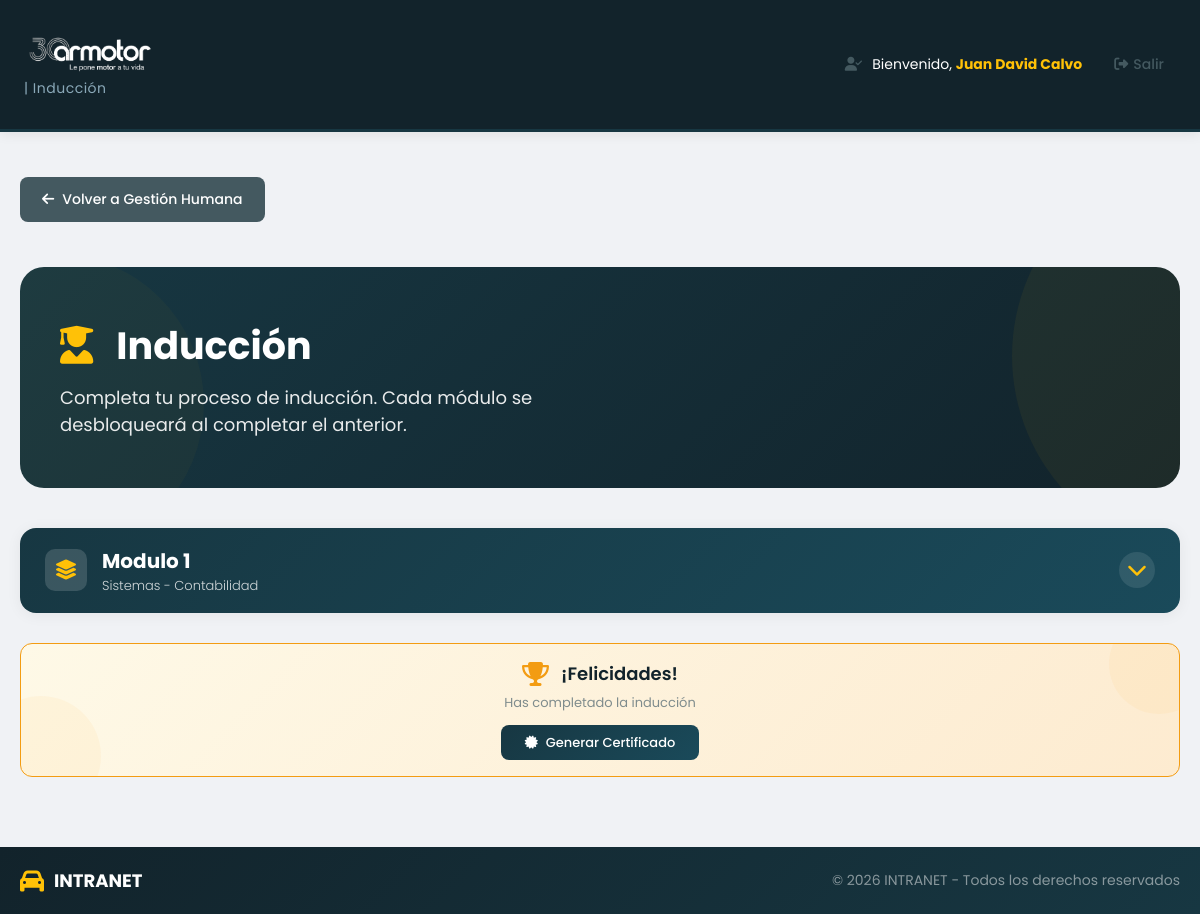
Page /documentacion/gestion_humana/induccion/index.php (signed in) on the committed database.
### tables this page shows
CREATE TABLE `categorias_gestion_humana` (
  `id` int NOT NULL AUTO_INCREMENT,
  `nombre` varchar(100) NOT NULL,
  `descripcion` text,
  `tipo` enum('area','subarea','carpeta') DEFAULT 'area',
  `orden` int DEFAULT '0',
  `activo` tinyint DEFAULT '1',
  `padre_id` int DEFAULT NULL,
  `fecha_creacion` datetime DEFAULT CURRENT_TIMESTAMP,
  `quiz_url` varchar(500) DEFAULT NULL COMMENT 'URL del formulario de quiz',
  PRIMARY KEY (`id`),
  KEY `padre_id` (`padre_id`),
  CONSTRAINT `categorias_gestion_humana_ibfk_1` FOREIGN KEY (`padre_id`) REFERENCES `categorias_gestion_humana` (`id`) ON DELETE CASCADE
);

### includes/auth_check.php (called while the page is built, shortened)
<?php
function normalizarRol($rol) {
    if (is_int($rol) || is_numeric($rol)) {
        $valor = (int) $rol;
        return in_array($valor, [1, 2, 3]) ? $valor : 3;
    }
    return 3;
}
function estaLogueado() {
    return isset($_SESSION['usuario_id']);
}
function obtenerUsuario() {
    return [
        'id' => $_SESSION['usuario_id'] ?? null,
        'nombre_completo' => $_SESSION['nombre_completo'] ?? null,
        'usuario' => $_SESSION['usuario'] ?? null,
        'rol' => normalizarRol($_SESSION['rol'] ?? 3)
    ];
}
?>

### documentacion/gestion_humana/induccion/index.php (the view, shortened to what this page needs)
<?php
require_once '../../../includes/auth_check.php';
$usuario = obtenerUsuario();
$usuario_id = $usuario['id'];
$rol_usuario = $usuario['rol'];
function carpetaCompletada($usuario_id, $carpeta_id) {
    global $pdo;
    $stmt = $pdo->prepare("
        SELECT
            COUNT(*) as total,
            SUM(CASE WHEN p.visto = 1 THEN 1 ELSE 0 END) as vistos
        FROM documentos_gestion_humana d
        LEFT JOIN progreso_gestion_humana p ON p.documento_id = d.id AND p.usuario_id = ?
        WHERE d.categoria_id = ? AND d.activo = 1
    ");
    $stmt->execute([$usuario_id, $carpeta_id]);
    $result = $stmt->fetch(PDO::FETCH_ASSOC);
    $total_docs = intval($result['total'] ?? 0);
    $vistos = intval($result['vistos'] ?? 0);
    $stmt = $pdo->prepare("
        SELECT completado FROM quiz_gestion_humana
        WHERE usuario_id = ? AND categoria_id = ? AND completado = 1
    ");
    $stmt->execute([$usuario_id, $carpeta_id]);
    $quiz_completado = $stmt->fetch() ? true : false;
    return $total_docs > 0 && $vistos == $total_docs && $quiz_completado;
}
function carpetaDesbloqueada($usuario_id, $carpetas, $index, $rol_usuario) {
    if ($index == 0) return true;
    $anterior = $carpetas[$index - 1] ?? null;
    if ($anterior) {
        return carpetaCompletada($usuario_id, $anterior['id']);
    }
    return false;
}
function induccionCompletadaCert($usuario_id) {
    global $pdo;
    $stmt = $pdo->prepare("SELECT id FROM categorias_gestion_humana WHERE tipo = 'area' AND activo = 1 ORDER BY orden ASC");
    $stmt->execute();
    $areas = $stmt->fetchAll(PDO::FETCH_COLUMN);
    foreach ($areas as $area_id) {
        $stmt = $pdo->prepare("SELECT id FROM categorias_gestion_humana WHERE padre_id = ? AND tipo = 'carpeta' AND activo = 1");
        $stmt->execute([$area_id]);
        $carpetas = $stmt->fetchAll(PDO::FETCH_COLUMN);
        foreach ($carpetas as $carpeta_id) {
            if (!carpetaCompletada($usuario_id, $carpeta_id)) {
                return false;
            }
        }
    }
    return true;
}
$stmt = $pdo->prepare("
    SELECT * FROM categorias_gestion_humana
    WHERE tipo = 'area' AND activo = 1
    ORDER BY orden ASC
");
$stmt->execute();
$areas = $stmt->fetchAll(PDO::FETCH_ASSOC);
foreach ($areas as $key => $area) {
    $stmt = $pdo->prepare("
        SELECT * FROM categorias_gestion_humana
        WHERE padre_id = ? AND tipo = 'carpeta' AND activo = 1
        ORDER BY orden ASC
    ");
    $stmt->execute([$area['id']]);
    $carpetas = $stmt->fetchAll(PDO::FETCH_ASSOC);
    if ($key == 0) {
        $area_desbloqueada = true;
    }
    foreach ($carpetas as $subkey => $carpeta) {
        $stmt = $pdo->prepare("
            SELECT d.*,
            (SELECT COUNT(*) FROM progreso_gestion_humana WHERE usuario_id = ? AND documento_id = d.id) as visto
            FROM documentos_gestion_humana d
            WHERE d.categoria_id = ? AND d.activo = 1
            ORDER BY d.orden ASC, d.titulo ASC
        ");
        $stmt->execute([$usuario_id, $carpeta['id']]);
        $documentos = $stmt->fetchAll(PDO::FETCH_ASSOC);
        $total_docs = count($documentos);
        $vistos = 0;
        foreach ($documentos as $doc) {
            if ($doc['visto'] > 0) $vistos++;
        }
        $progreso_docs = $total_docs > 0 ? round(($vistos / $total_docs) * 100) : 0;
        $stmt_quiz = $pdo->prepare("
            SELECT completado FROM quiz_gestion_humana
            WHERE usuario_id = ? AND categoria_id = ? AND completado = 1
        ");
        $stmt_quiz->execute([$usuario_id, $carpeta['id']]);
        $quiz_completado = $stmt_quiz->fetch() ? true : false;
        $tiene_quiz_url = !empty($carpeta['quiz_url']);
        $boton_quiz_desbloqueado = ($progreso_docs == 100 && !$quiz_completado && $tiene_quiz_url);
        $completado = ($progreso_docs == 100 && $quiz_completado);
        $desbloqueado = carpetaDesbloqueada($usuario_id, $carpetas, $subkey, $rol_usuario);
        $carpetas[$subkey]['documentos'] = $documentos;
        $carpetas[$subkey]['progreso_docs'] = $progreso_docs;
        $carpetas[$subkey]['progreso'] = $progreso_docs;
        $carpetas[$subkey]['total_docs'] = $total_docs;
        $carpetas[$subkey]['vistos'] = $vistos;
        $carpetas[$subkey]['completado'] = $completado;
        $carpetas[$subkey]['boton_quiz_desbloqueado'] = $boton_quiz_desbloqueado;
        $carpetas[$subkey]['quiz_completado'] = $quiz_completado;
        $carpetas[$subkey]['tiene_quiz_url'] = $tiene_quiz_url;
        $carpetas[$subkey]['quiz_url'] = $carpeta['quiz_url'] ?? null;
        $carpetas[$subkey]['desbloqueado'] = $desbloqueado;
    }
    $area['bloqueada'] = !$area_desbloqueada;
    $area['desbloqueada'] = $area_desbloqueada;
    $areas[$key] = $area;
    $areas[$key]['carpetas'] = $carpetas;
}
?>
<!DOCTYPE html>
<html lang="es">
<head>
    <link rel="stylesheet" href="https://cdnjs.cloudflare.com/ajax/libs/font-awesome/6.5.1/css/all.min.css">
    <link rel="stylesheet" href="../../../css/styles.css">
</head>
<body>
<header class="header">
    <div class="container">
        <div class="logo-container">
            <div>
                <img src="../../../uploads/logo/30-años-blanco.webp" alt="logo intranet" style="display: flex; width: 130px;">
                <p class="logo-subtitle" style="font-size: 14px;">| Inducción</p>
            </div>
        </div>
        <div class="header-actions">
            <div class="welcome-message">
                <i class="fas fa-user-check"></i>
                <span>Bienvenido, <strong><?php echo htmlspecialchars($usuario['nombre_completo']); ?></strong></span>
                <a href="../../../logout.php" style="
                    color: #445960;
                    margin-left: 10px;
                    text-decoration: none;
                    transition: all 0.3s ease;
                    display: inline-flex;
                    align-items: center;
                    gap: 5px;
                    padding: 5px 12px;
                    border-radius: 8px;
                    font-weight: 500;
                "
                onmouseover="this.style.background='#ffc107'; this.style.color='#12232b'; this.style.transform='translateY(-2px)'; this.style.boxShadow='0 4px 15px rgba(255,193,7,0.3)';"
                onmouseout="this.style.background='transparent'; this.style.color='#445960'; this.style.transform='translateY(0)'; this.style.boxShadow='none';">
                    <i class="fas fa-sign-out-alt"></i> Salir
                </a>
            </div>
        </div>
    </div>
</header>
<div style="max-width: 1200px; margin: 0 auto; padding: 0 20px;">
    <a href="../index.php" style="
        display: inline-flex;
        align-items: center;
        gap: 8px;
        background: #445960;
        color: white;
        padding: 12px 22px;
        text-decoration: none;
        border-radius: 8px;
        margin-top: 15px;
        margin-bottom: 15px;
        transition: all 0.3s ease;
        font-family: 'Poppins', sans-serif;
        font-weight: 500;
        font-size: 14px;
    "
    onmouseover="this.style.background='#ffc107'; this.style.color='#12232b'; this.style.transform='translateY(-2px)'; this.style.boxShadow='0 4px 15px rgba(255,193,7,0.3)';"
    onmouseout="this.style.background='#445960'; this.style.color='white'; this.style.transform='translateY(0)'; this.style.boxShadow='none';">
        <i class="fas fa-arrow-left"></i> Volver a Gestión Humana
    </a>
</div>
<main>
    <div class="induccion-container">
        <div class="hero">
            <div class="hero-content">
                <h1><i class="fas fa-user-graduate"></i> Inducción</h1>
                <p>Completa tu proceso de inducción. Cada módulo se desbloqueará al completar el anterior.</p>
            </div>
        </div>
        <?php if (empty($areas)): ?>
            <div class="sin-carpetas">
                <i class="fas fa-folder-open"></i>
                <p>No hay módulos de inducción disponibles.</p>
                <p style="font-size: 13px;">Contacta al administrador para más información.</p>
            </div>
        <?php else: ?>
            <?php foreach ($areas as $area): ?>
                <div class="area-card <?php echo $area['bloqueada'] ? 'area-bloqueada' : ''; ?>">
                    <div class="area-header" onclick="<?php echo $area['bloqueada'] ? '' : "toggleArea({$area['id']})"; ?>">
                        <div class="area-title">
                            <div class="icon-area">
                                <i class="fas <?php echo $area['bloqueada'] ? 'fa-lock' : 'fa-layer-group'; ?>"></i>
                            </div>
                            <div>
                                <h2>
                                    <?php echo htmlspecialchars($area['nombre']); ?>
                                </h2>
                                <p><?php echo htmlspecialchars($area['descripcion']); ?></p>
                            </div>
                        </div>
                        <?php if (!$area['bloqueada']): ?>
                            <span class="area-toggle" id="area_icon_<?php echo $area['id']; ?>">
                                <i class="fas fa-chevron-down"></i>
                            </span>
                        <?php else: ?>
                            <span class="area-toggle" style="opacity: 0.5; cursor: not-allowed;">
                                <i class="fas fa-lock"></i>
                            </span>
                        <?php endif; ?>
                    </div>
                </div>
            <?php endforeach; ?>
            <?php
            $induccion_completada = induccionCompletadaCert($usuario_id);
            ?>
            <div style="
                max-width: 1200px;
                margin: 30px auto 0;
                padding: 16px 24px;
                border-radius: 12px;
                background: <?php echo $induccion_completada ? 'linear-gradient(135deg, #fef9e7, #fdebd0)' : '#f8f9fa'; ?>;
                border: 1px solid <?php echo $induccion_completada ? '#f39c12' : '#e9ecef'; ?>;
                text-align: center;
                position: relative;
                overflow: hidden;
            ">
                <?php if ($induccion_completada): ?>
                    <div style="
                        position: absolute;
                        top: -30px;
                        right: -30px;
                        width: 100px;
                        height: 100px;
                        background: rgba(243, 156, 18, 0.05);
                        border-radius: 50%;
                    "></div>
                    <div style="
                        position: absolute;
                        bottom: -40px;
                        left: -40px;
                        width: 120px;
                        height: 120px;
                        background: rgba(243, 156, 18, 0.05);
                        border-radius: 50%;
                    "></div>
                    <div style="position: relative; z-index: 1;">
                        <div style="
                            display: flex;
                            align-items: center;
                            justify-content: center;
                            gap: 12px;
                            margin-bottom: 6px;
                        ">
                            <i class="fas fa-trophy" style="font-size: 24px; color: #f39c12;"></i>
                            <span style="
                                font-size: 18px;
                                font-weight: 600;
                                color: #12232b;
                            ">¡Felicidades!</span>
                        </div>
                        <p style="
                            margin: 0 0 12px 0;
                            font-size: 13px;
                            color: #7f8c8d;
                        ">
                            Has completado la inducción
                        </p>
                        <a href="generar_certificado.php" target="_blank" style="
                            display: inline-flex;
                            align-items: center;
                            gap: 8px;
                            background: linear-gradient(135deg, #173742, #1a4a5a);
                            color: white;
                            padding: 8px 24px;
                            border-radius: 8px;
                            text-decoration: none;
                            font-size: 13px;
                            font-weight: 500;
                            transition: all 0.3s ease;
                            border: none;
                            cursor: pointer;
                        "
                        onmouseover="this.style.transform='translateY(-2px)'; this.style.boxShadow='0 4px 15px rgba(23,55,66,0.3)';"
                        onmouseout="this.style.transform='translateY(0)'; this.style.boxShadow='none';">
                            <i class="fas fa-certificate"></i>
                            Generar Certificado
                        </a>
                    </div>
                <?php endif; ?>
            </div>
        <?php endif; ?>
    </div>
</main>
<footer class="footer">
    <div class="container">
        <div class="footer-content">
            <div class="footer-logo">
                <i class="fas fa-car"></i>
                <span>INTRANET</span>
            </div>
            <div class="footer-copyright">
                <p>© <?php echo date('Y'); ?> INTRANET - Todos los derechos reservados</p>
            </div>
        </div>
    </div>
</footer>
</body>
</html>

### css/styles.css (style rules this page uses)
:root { --primary-dark: #173742; --primary-bg: #12232b; --primary-light: #445960; --gray-light: #d3d3d3; --white: #ffffff; --text-dark: #2c3e50; --text-light: #7f8c8d; --shadow: 0 2px 12px rgba(0,0,0,0.08); --shadow-hover: 0 8px 25px rgba(0,0,0,0.12); --border-radius: 12px; }
* { margin: 0; padding: 0; box-sizing: border-box; }
body { font-family: 'Poppins', sans-serif; background: var(--gray-light); color: var(--text-dark); line-height: 1.5; }
.container { max-width: 1280px; margin: 0 auto; padding: 0 24px; }
.header { background: var(--primary-bg); box-shadow: var(--shadow); position: sticky; top: 0; z-index: 1000; border-bottom: 3px solid var(--primary-dark); }
.header .container { display: flex; justify-content: space-between; align-items: center; padding: 30px 24px; }
.logo-container { display: flex; align-items: center; gap: 12px; }
.logo-subtitle { font-size: 11px; color: var(--gray-light); letter-spacing: 0.5px; }
.header-actions { display: flex; align-items: center; gap: 20px; }
.welcome-message { display: flex; align-items: center; gap: 8px; color: var(--white); font-size: 14px; }
.welcome-message i { color: var(--primary-light); }
.footer { background: var(--primary-bg); color: var(--white); margin-top: 80px; padding: 40px 0 24px; }
.footer-content { display: flex; justify-content: space-between; align-items: center; flex-wrap: wrap; gap: 30px; }
.footer-logo { display: flex; align-items: center; gap: 10px; }
.footer-logo i { font-size: 28px; color: var(--primary-light); }
.footer-logo span { font-weight: 600; font-size: 18px; }
.footer-copyright { font-size: 12px; opacity: 0.7; }

### rows in the picture
categorias_gestion_humana: nombre "Modulo 1", descripcion "Sistemas - Contabilidad"

### other values in the picture
$usuario['nombre_completo'] "Juan David Calvo"
